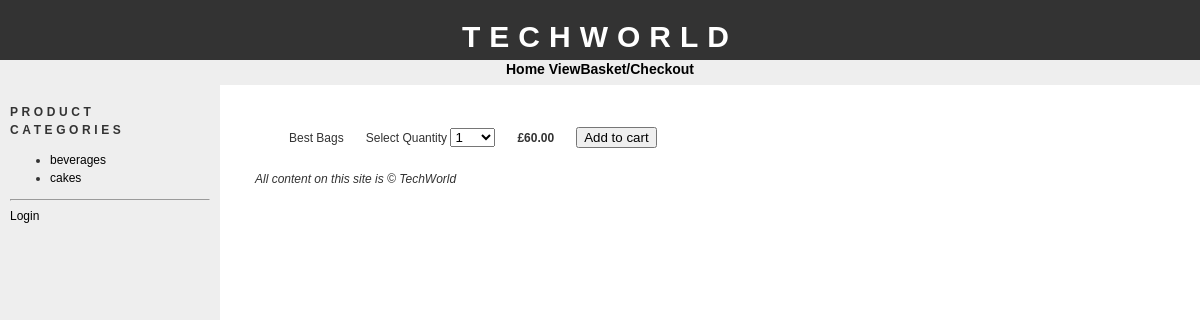
The page /addtobasket.php?id=1 on the database its author committed.
### tables this page shows
CREATE TABLE IF NOT EXISTS `categories` (
  `id` tinyint(4) NOT NULL AUTO_INCREMENT,
  `name` varchar(100) NOT NULL,
  PRIMARY KEY (`id`)
);

CREATE TABLE IF NOT EXISTS `products` (
  `id` int(11) NOT NULL AUTO_INCREMENT,
  `cat_id` tinyint(4) NOT NULL,
  `name` varchar(150) NOT NULL,
  `description` text NOT NULL,
  `image` varchar(30) NOT NULL,
  `price` float NOT NULL,
  PRIMARY KEY (`id`)
);

### connection.php (called while the page is built, shortened)
<?php
$config_basedir = "http://localhost/cart/";

### addtobasket.php (the view, shortened to what this page needs)
<?php
require("connection.php");
require("functions.php");
$prodsql = "SELECT * FROM products WHERE id = " . $_GET['id'] . ";";
$prodres = mysqli_query($conn,$prodsql);
$numrows = mysqli_num_rows($prodres);
$prodrow = mysqli_fetch_assoc($prodres);
if($numrows == 0)
{
header("Location: " . $config_basedir);
}
else
{
if(isset($_POST['submit']))
{
if(isset($_SESSION['SESS_ORDERNUM']))
{
$itemsql = "INSERT INTO orderitems(order_id,product_id, quantity) VALUES(". $_SESSION['SESS_ORDERNUM'] . ", ". $_GET['id'] . ", ". $_POST['amountBox'] . ")";
mysqli_query($conn,$itemsql) or die(mysql_error());
}
else
{
if(isset($_SESSION['SESS_LOGGEDIN']))
{
$sql = "INSERT INTO orders(customer_id,registered, date) VALUES(". $_SESSION['SESS_USERID'] . ", 1, NOW())";
mysqli_query($conn,$sql) or die(mysql_error());
$_SESSION['SESS_ORDERNUM'] = mysql_insert_id();
$itemsql = "INSERT INTO orderitems(order_id, product_id, quantity) VALUES(". $_SESSION['SESS_ORDERNUM']. ", " . $_GET['id'] . ", ". $_POST['amountBox'] . ")";
mysqli_query($conn,$itemsql) or die(mysql_error());
}
else
{
$sql = "INSERT INTO orders(registered,date, session) VALUES(". "0, NOW(), '" . session_id() . "')";
mysqli_query($conn,$sql) or die(mysql_error());
$_SESSION['SESS_ORDERNUM'] = mysql_insert_id();
$itemsql = "INSERT INTO orderitems(order_id, product_id, quantity) VALUES(". $_SESSION['SESS_ORDERNUM'] . ", " . $_GET['id'] . ", ". $_POST['amountBox'] . ")";
mysqli_query($conn,$itemsql) or die(mysql_error());
}
}
$totalprice = $prodrow['price'] * $_POST['amountBox'] ;
$updsql = "UPDATE orders SET total = total + ". $totalprice . " WHERE id = ". $_SESSION['SESS_ORDERNUM'] . ";";
mysqli_query($conn,$updsql) or die(mysql_error());
header("Location: " . $config_basedir . "showcart.php");
}
else
{
require("header.php");
echo "<form action='addtobasket.php?id=". $_GET['id'] . "' method='POST'>";
echo "<table cellpadding='10'>";
echo "<tr>";
if(empty($prodrow['image'])) {
echo "<td><imgsrc='productimages/dummy.jpg' width='50' alt='". $prodrow['name'] . "'></td>";
}
else {
echo "<td>
<img src='productimages/" . $prodrow['image']. "' width='50' alt='" . $prodrow['name']. "'></td>";
}
echo "<td>" . $prodrow['name'] . "</td>";
echo "<td>Select Quantity <select name='amountBox'>";
for($i=1;$i<=100;$i++)
{
echo "<option>" . $i . "</option>";
}
echo "</select></td>";
echo "<td><strong>&pound;". sprintf('%.2f', $prodrow['price']) . "</strong></td>";
echo "<td><input type='submit' name='submit' value='Add to cart'></td>";
echo "</tr>";
echo "</table>";
echo "</form>";
}
}
require("footer.php");
?>

### bar.php
<h1>Product Categories</h1>
<ul>
<?php
require("connection.php");
$sql = "SELECT * FROM categories;";
$result = mysqli_query($conn,$sql);
while($row = mysqli_fetch_assoc($result))
{
echo "<li><a href='" . $config_basedir. "products.php?id=" . $row['id'] . "'>". $row['name'] . "</a></li>";
}
?>
</ul>

### css/stylesheet.css (style rules this page uses)
body { font-family: "trebuchet ms", verdana, sans-serif; font-size: 12px; line-height: 1.5em; color: #333; background: #ffffff; margin: 0; padding: 0; text-align: center; width: 100%; }
a:link { text-decoration: none; color: #000; }
#bar h1 { font-size: 12px; text-transform: uppercase; letter-spacing: 0.3em; }

### rows shown on the page
categories: name "beverages"
categories: name "cakes"
products: name "Best Bags", price "60.00"

### other values the page prints
$config_sitename "TECHWORLD"
$config_sitename "TechWorld"
form field amountBox "1"
